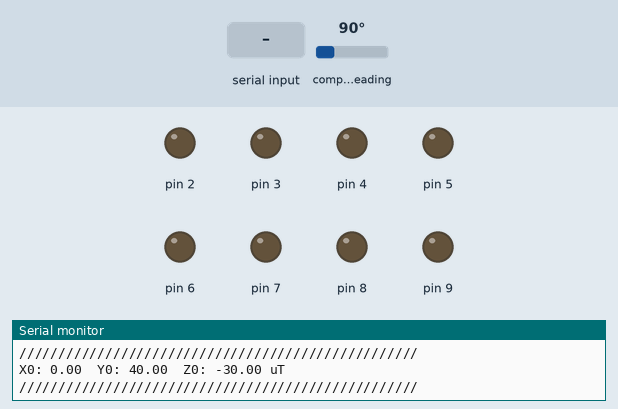
Bench run of a sketch on a simulated Arduino Uno, built with avr-gcc and run on an emulated ATmega328P. On the bench: output pins drawn as LEDs (lit = HIGH), the last lines printed to the serial monitor. Inputs (shaded band) come from the test bench; at power-on: compass heading 90°.

Above: at 1.8 s.
1.9 s: "90,45,200\n" received over the second serial link
At 3.9 s:
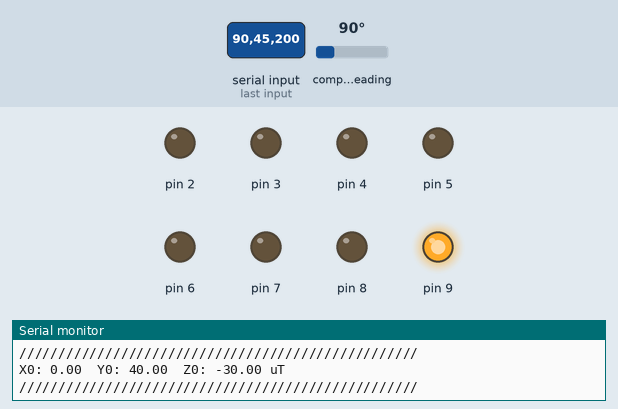
4.2 s: "30,150\n" received over the second serial link
At 6.1 s:
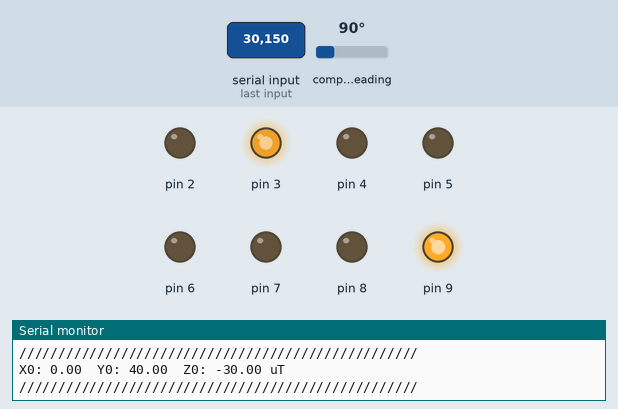
6.4 s: "5\n" received over the second serial link
At 7.3 s:
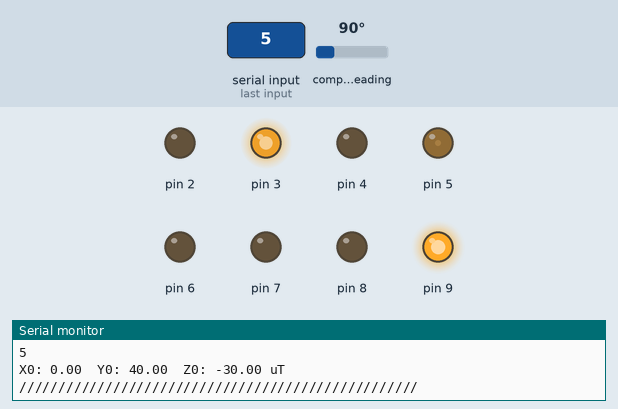
8.5 s: "200\n" received over the second serial link
At 9.7 s:
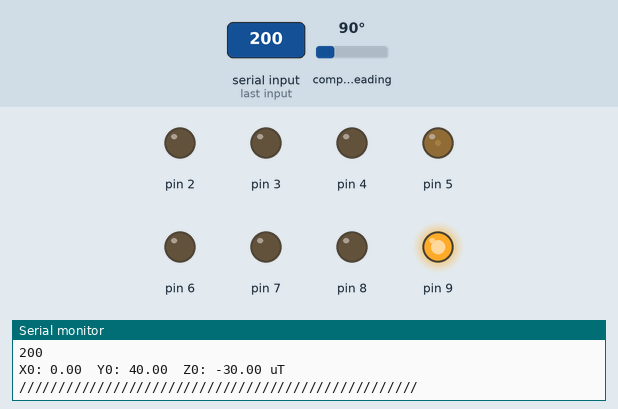
10.6 s: "30,150,10\n" received over the second serial link
At 12.3 s:
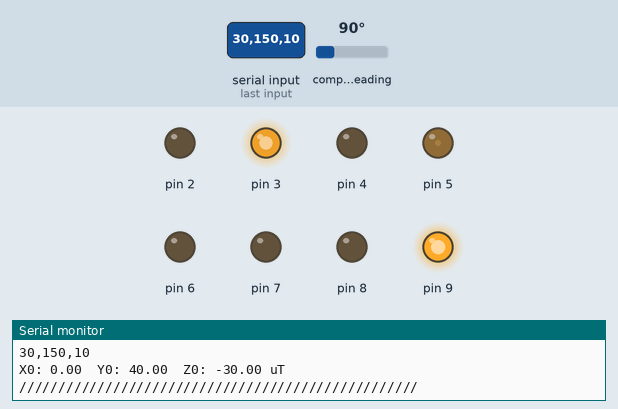
Timing chart, 0 to 13.8 s (numbered marks = the images above; inputs shaded):
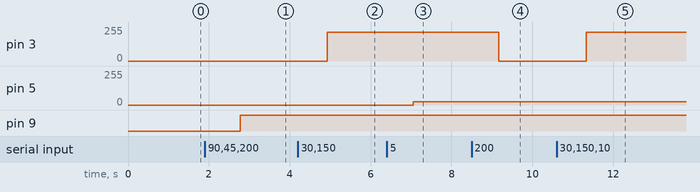

The sketch:

sketch_oct14b.ino
```cpp
#include <SoftwareSerial.h> // Include Library
#include <Wire.h>
#include <Adafruit_Sensor.h>
#include <Adafruit_HMC5883_U.h>

SoftwareSerial mySerial(10, 11); // Set software UART pin positions - SRX(10), STX(11)
Adafruit_HMC5883_Unified mag = Adafruit_HMC5883_Unified(12345);

String text = ""; // Global variable to store UART data
String HMC5883_all = ""; // All HMC5883 data
String HMC5883_X = ""; // HMC5883 X-axis data
String HMC5883_Y = ""; // HMC5883 Y-axis data
String HMC5883_Z = ""; // HMC5883 Z-axis data
int HMC5883_Xx = 0; // Integer HMC5883 X-axis data
int HMC5883_Yy = 0; // Integer HMC5883 Y-axis data
int HMC5883_Zz = 0; // Integer HMC5883 Z-axis data

boolean gotText = false; // UART flag
int value = 0;
int valueRX = 0;
int RX_DUTY = 0;
int OUT_PWM1 = 0;
String comdata = "";

////////////// HMC5883 Sensor Details Display Function //////////////////
void displaySensorDetails(void) {
    sensor_t sensor;
    mag.getSensor(&sensor);
    Serial.println("------------------------------------");
    Serial.print("Sensor: "); Serial.println(sensor.name);
    Serial.print("Driver Version: "); Serial.println(sensor.version);
    Serial.print("Unique ID: "); Serial.println(sensor.sensor_id);
    Serial.print("Max Value: "); Serial.print(sensor.max_value); Serial.println(" uT");
    Serial.print("Min Value: "); Serial.print(sensor.min_value); Serial.println(" uT");
    Serial.print("Resolution: "); Serial.print(sensor.resolution); Serial.println(" uT");
    Serial.println("------------------------------------");
    Serial.println("");
    delay(500);
}

void setup() {
    Serial.begin(9600);
    mySerial.begin(9600); // Initialize another UART
    Serial.println("Hello");
    for(int i = 2; i <= 9; i++) { // Set D2-D9 pins on the board to
        pinMode(i, OUTPUT);
    }

    // Initialize HMC5883 sensor
    Serial.println("HMC5883 Magnetometer Test"); Serial.println("");
    if(!mag.begin()) {
        // If the sensor is not detected, check your connections
        Serial.println("Oops, no HMC5883 detected... Check your wiring!");
        while(1);
    }

    // Display sensor details
    displaySensorDetails();
}

void loop() {
    // Handle HMC5883 sensor data
    sensors_event_t event;
    mag.getEvent(&event);

    HMC5883_X = String(event.magnetic.x * 10); // Convert float to String
    HMC5883_Y = String(event.magnetic.y * 10);
    HMC5883_Z = String(event.magnetic.z * 10);

    HMC5883_Xx = HMC5883_X.toInt();
    HMC5883_Yy = HMC5883_Y.toInt();
    HMC5883_Zz = HMC5883_Z.toInt();

    String HMC5883_XxS = String(HMC5883_Xx);
    String HMC5883_YyS = String(HMC5883_Yy);
    String HMC5883_ZzS = String(HMC5883_Zz);

    Serial.print("X0: "); Serial.print(event.magnetic.x); Serial.print("  ");
    Serial.print("Y0: "); Serial.print(event.magnetic.y); Serial.print("  ");
    Serial.print("Z0: "); Serial.print(event.magnetic.z); Serial.println(" uT");
    Serial.println("///////////////////////////////////////////////////");

    float heading = atan2(event.magnetic.y, event.magnetic.x);
    float declinationAngle = 0.22;
    heading += declinationAngle;

    // Correct heading if it is negative
    if (heading < 0) {
        heading += 2 * PI;
    }

    // Check for wrap around
    if (heading > 2 * PI) {
        heading -= 2 * PI;
    }

    float headingDegrees = heading * 180 / M_PI; // Convert radians to degrees

    // Delay to prevent too rapid serial output
    delay(1000);

    // Handle serial data reception and processing
    while (Serial.available()) {
        gotText = true;
        char tempChar = (char)Serial.read(); // Temporary data
        text += tempChar; // Convert HEX to string
        value = value * 10; // Process individual position of transmitted data
        value += (tempChar - 48);
        delay(1); // Delay time
    }

    if (gotText) { // Flag raised indicating data was received
        gotText = false;
        mySerial.print(text);
        if (value >= 2 && value <= 9) { // Confirm received data is between 2-9
            analogWrite(value, !analogRead(value)); // Set value = inverse value, viewed as a switch
        }
        text = "";
        value = 0;
    }

    /////////////////////////////////////////////////////////////////////////////
    while (mySerial.available()) { // Data transmission over SoftwareSerial
        gotText = true;
        char tempChar = (char)mySerial.read(); // Temporary data
        text += tempChar; // Convert HEX to string
        value = value * 10; // Process individual position of transmitted data
        value += (tempChar - 48);
        delay(5); // Delay time
    }

    if (gotText) { // Flag raised indicating data was received
        int data_length = text.length(); // Data length
        char all_DATA[data_length + 3];
        all_DATA[0] = 'T';
        all_DATA[1] = 'X';
        all_DATA[2] = ';';

        for (int i = 3; i < data_length + 3; i++) { // Transmit data
            all_DATA[i] = text[i - 3];
        }

        for (int j = 0; j < data_length + 3; j++) { // Transmit data
            mySerial.write(all_DATA[j]);
        }

        // Print the length of the data and the data itself
        Serial.print(data_length);
        Serial.println(all_DATA);
        // Control pin positions based on the first character
        valueRX = valueRX * 10; // Process individual position of transmitted data
        valueRX += (text[0] - 48);

        int pwm_num1[3]; // Array to hold PWM values
        for (int ia = 0; ia < 3; ia++) {
            pwm_num1[ia] = (text[ia + 1] - 48); // Convert ASCII to integer
        }

        // Calculate output size
        OUT_PWM1 = pwm_num1[0] * 100 + pwm_num1[1] * 10 + pwm_num1[2] * 1;
        if (valueRX % 2 == 0) {
          analogWrite(valueRX, OUT_PWM1); // Set PWM output on pin valueRX
          analogWrite(valueRX + 1, 0);

        }
        if (valueRX % 2 == 1) {
          analogWrite(valueRX, OUT_PWM1);
          analogWrite(valueRX - 1, 0);
        }
        // Print relevant output values for debugging
        Serial.println(value);
        Serial.println(text[0]);
        Serial.println(pwm_num1[0]);
        Serial.println(pwm_num1[1]);
        Serial.println(pwm_num1[2]);
        Serial.println(OUT_PWM1);
        Serial.println(text);

        // Clear text and reset variables
        text = "";
        value = 0;
        valueRX = 0;
        OUT_PWM1 = 0;
        HMC5883_all = ""; // Clear all HMC5883 data
        HMC5883_X = ""; // Clear HMC5883 X data
        HMC5883_Y = ""; // Clear HMC5883 Y data
        HMC5883_Z = ""; // Clear HMC5883 Z data

        for (int i = 0; i < data_length + 3; i++) {
            all_DATA[i] = 0; // Clear buffer
        }
        gotText = false; // Reset flag
    }
    /////////////////////////////////////////////////////////////////////////////
}
```

Measured:
- after the input at 1.9 s, pin 9: LOW → HIGH after 0.88 s
- after the input at 4.2 s, pin 3: 0/255 → 217/255 after 0.73 s
- after the input at 6.4 s, pin 5: 0/255 → 24/255 after 0.65 s
- after the input at 8.5 s, pin 3: 217/255 → 0/255 after 0.67 s
- after the input at 10.6 s, pin 3: 0/255 → 217/255 after 0.73 s
